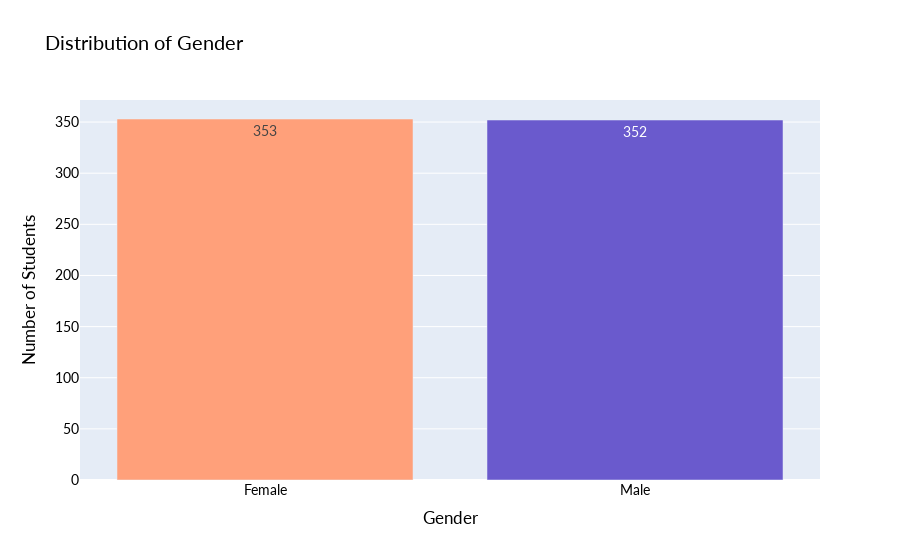

The notebook cell this image was saved under:
### Markdown cell above
## 2. Gender
Before diving into behavior patterns, it's important to know who’s at the table- in this case, we’re looking at gender distribution.

Why does gender matter here? Because digital behavior isn't one-size-fits-all. From platform preferences to average screen time, gender can subtly- or not so subtly- influence how students engage with technology, how they cope, and how they learn.

In this dataset, gender is reported as **Male** or **Female**, and while it might seem like a basic demographic checkbox, it often turns out to be one of the most telling factors in understanding mental health patterns, academic pressures, and even social media conflicts.

So, let’s break it down: what’s the gender balance among our students? And more importantly, what might that mean for how we interpret their digital lives?

### Code cell
# Get and display the value counts for gender
gender_summary = (student_df['gender'].value_counts().reset_index().rename(columns={'index': 'gender', 'gender': 'count'}).sort_values('gender'))

# Display summary before plotting
print('Gender Counts:\n', gender_summary)

# Create bar plot
fig = px.bar(gender_summary, x = 'gender', y = 'count',
    color = 'gender',
    title = 'Distribution of Gender',
    text = 'count',
    color_discrete_sequence = ['#FFA07A', '#6A5ACD']
)

fig.update_layout(
    font = dict(family = 'Lato', size = 14, color = 'black'),
    xaxis_title = 'Gender',
    yaxis_title = 'Number of Students',
    showlegend = False
)

fig.show()

### Figure 1 — Plotly figure (JSON) as saved in the notebook; plotly's stock layout.template omitted (floating-point values rounded to 4 significant figures)
{"data": [{"alignmentgroup": "True", "hovertemplate": "gender=%{x}<br>count=%{text}<extra></extra>", "legendgroup": "Female", "marker": {"color": "#FFA07A"}, "name": "Female", "offsetgroup": "Female", "orientation": "v", "showlegend": true, "text": [353], "textposition": "auto", "type": "bar", "x": ["Female"], "xaxis": "x", "y": [353], "yaxis": "y"}, {"alignmentgroup": "True", "hovertemplate": "gender=%{x}<br>count=%{text}<extra></extra>", "legendgroup": "Male", "marker": {"color": "#6A5ACD"}, "name": "Male", "offsetgroup": "Male", "orientation": "v", "showlegend": true, "text": [352], "textposition": "auto", "type": "bar", "x": ["Male"], "xaxis": "x", "y": [352], "yaxis": "y"}], "layout": {"barmode": "relative", "font": {"color": "black", "family": "Lato", "size": 14}, "legend": {"title": {"text": "gender"}, "tracegroupgap": 0}, "showlegend": false, "title": {"text": "Distribution of Gender"}, "xaxis": {"anchor": "y", "categoryarray": ["Female", "Male"], "categoryorder": "array", "domain": [0, 1], "title": {"text": "Gender"}}, "yaxis": {"anchor": "x", "domain": [0, 1], "title": {"text": "Number of Students"}}}}
